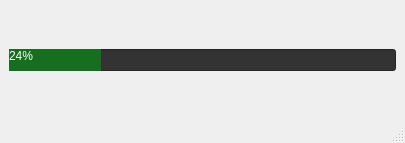
<?xml version="1.0" encoding="UTF-8"?>
<ui version="4.0">
 <class>MainWindow</class>
 <widget class="QMainWindow" name="MainWindow">
  <property name="geometry">
   <rect>
    <x>0</x>
    <y>0</y>
    <width>405</width>
    <height>143</height>
   </rect>
  </property>
  <property name="sizePolicy">
   <sizepolicy hsizetype="Fixed" vsizetype="Fixed">
    <horstretch>0</horstretch>
    <verstretch>0</verstretch>
   </sizepolicy>
  </property>
  <property name="maximumSize">
   <size>
    <width>405</width>
    <height>143</height>
   </size>
  </property>
  <property name="windowTitle">
   <string>Загрузка игры</string>
  </property>
  <property name="windowIcon">
   <iconset>
    <normalon>../media/minesweeper_redbomb.png</normalon>
   </iconset>
  </property>
  <property name="styleSheet">
   <string notr="true">QMainWindow {
background-image: url('media/logo_back.tif');
background-position: left;
background-size: cover;
}</string>
  </property>
  <widget class="QWidget" name="centralwidget">
   <layout class="QGridLayout" name="gridLayout">
    <item row="0" column="0">
     <layout class="QVBoxLayout" name="verticalLayout">
      <item>
       <widget class="QProgressBar" name="progress_bar">
        <property name="maximumSize">
         <size>
          <width>400</width>
          <height>16777215</height>
         </size>
        </property>
        <property name="styleSheet">
         <string notr="true">QProgressBar {
        color: white; /* Белый цвет текста */
background-color: #333333;       /* Цвет фона (трек) */
    }
QProgressBar::chunk {
    background-color: #166e1f;
}</string>
        </property>
        <property name="value">
         <number>24</number>
        </property>
       </widget>
      </item>
     </layout>
    </item>
   </layout>
  </widget>
  <widget class="QMenuBar" name="menubar">
   <property name="geometry">
    <rect>
     <x>0</x>
     <y>0</y>
     <width>405</width>
     <height>25</height>
    </rect>
   </property>
  </widget>
  <widget class="QStatusBar" name="statusbar"/>
 </widget>
 <resources/>
 <connections/>
</ui>
